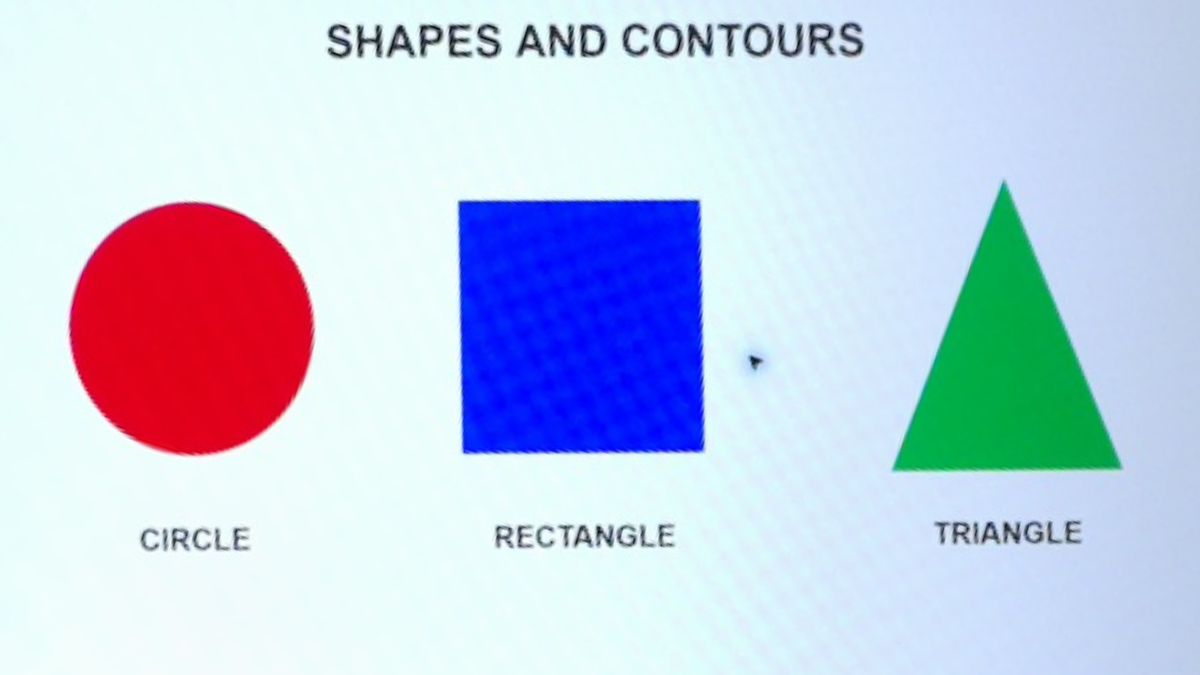
#> input picture 教材/圖檔/shapes-board.png, 1200 x 675 px, found by its file name
$ python '第30課-相機圓形.py'
#> lines starting #> are read from the running program, lines starting #| are printed output that depends on the picture; after the words box and inside, x2 and y2 are one past the last pixel; in counts of white or black regions, pixels touching at a corner belong together
import cv2
import numpy as np

# shapes-board.png 由第 29 課的相機範例產生，是經透視校正的相機影像。
image = cv2.imread('shapes-board.png')
#> image is the input picture: shape (675, 1200, 3); mean B, G, R 227.2, 204.7, 194.1
if image is None:
    raise RuntimeError('找不到 shapes-board.png，請先執行第 29 課相機輪廓範例')
gray = cv2.cvtColor(image, cv2.COLOR_BGR2GRAY)
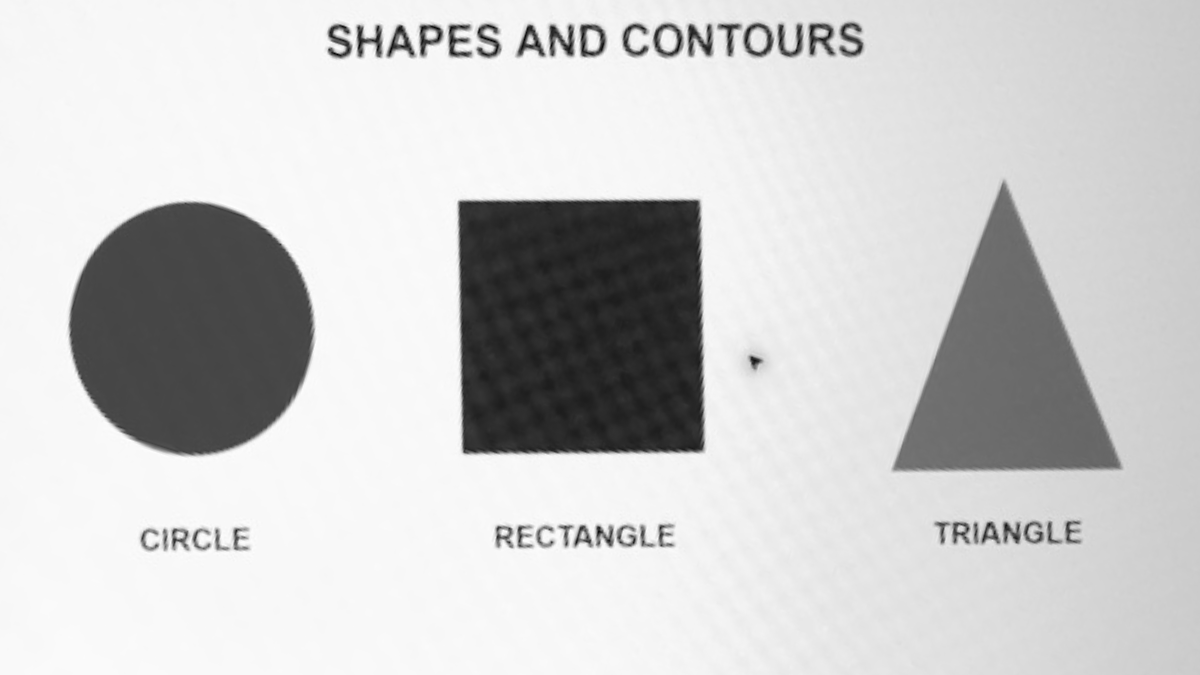
#> gray: shape (675, 1200); min 2, max 254, mean 204
blurred = cv2.GaussianBlur(gray, (9, 9), 2)
circles = cv2.HoughCircles(blurred, cv2.HOUGH_GRADIENT, dp=1, minDist=150,
                           param1=100, param2=35, minRadius=80, maxRadius=160)
#> circles = [[185.5, 329.5, 127.9]]
result = image.copy()
found = [] if circles is None else np.round(circles[0]).astype(int).tolist()
#> found = [[186, 330, 128]]
for x, y, radius in found:
    cv2.circle(result, (x, y), radius, (0, 255, 0), 4)
    cv2.circle(result, (x, y), 4, (0, 255, 0), -1)
#> this loop made 1 pass
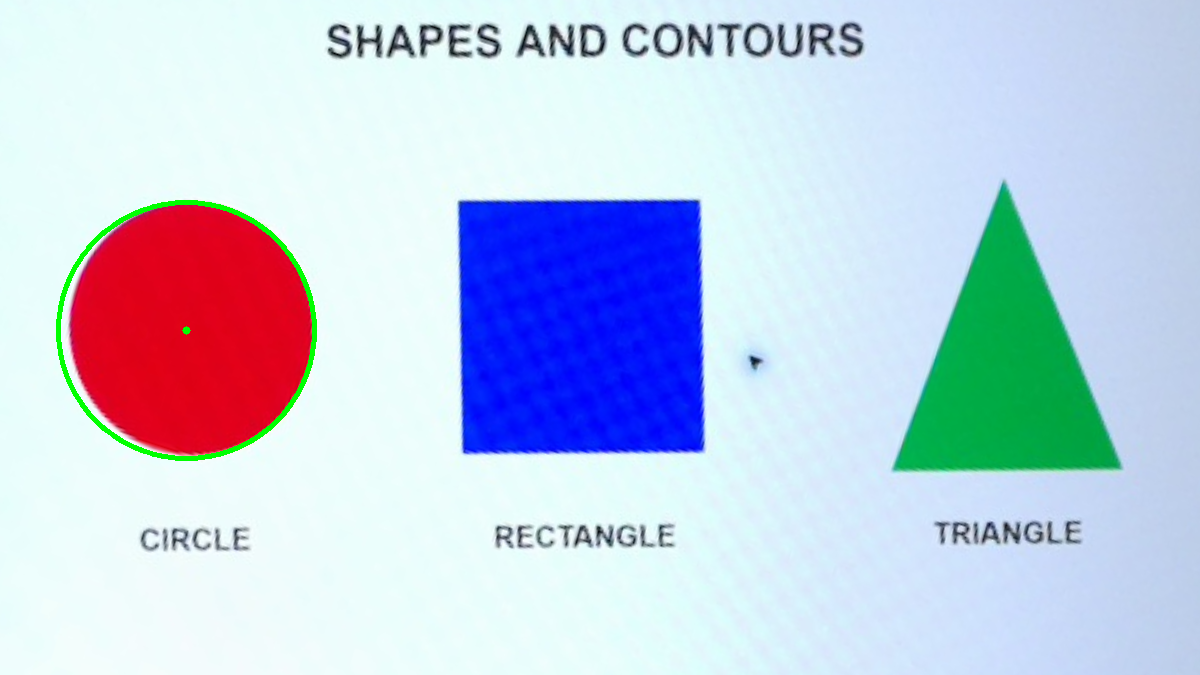
#> result: shape (675, 1200, 3); 0.5% of pixels changed, all inside (x1, y1, x2, y2) = (56, 200, 317, 461)
if not cv2.imwrite('shapes-circles.png', result):
    raise RuntimeError('無法儲存影像')
print('input shape:', image.shape)
#| input shape: (675, 1200, 3)
print('circles found:', len(found))
#| circles found: 1
print('circles (x, y, radius):', found)
#| circles (x, y, radius): [[186, 330, 128]]
print('saved: shapes-circles.png')

$ run again, with 教材/圖檔/cvzone-camera-thonny.png copied over 教材/圖檔/shapes-board.png
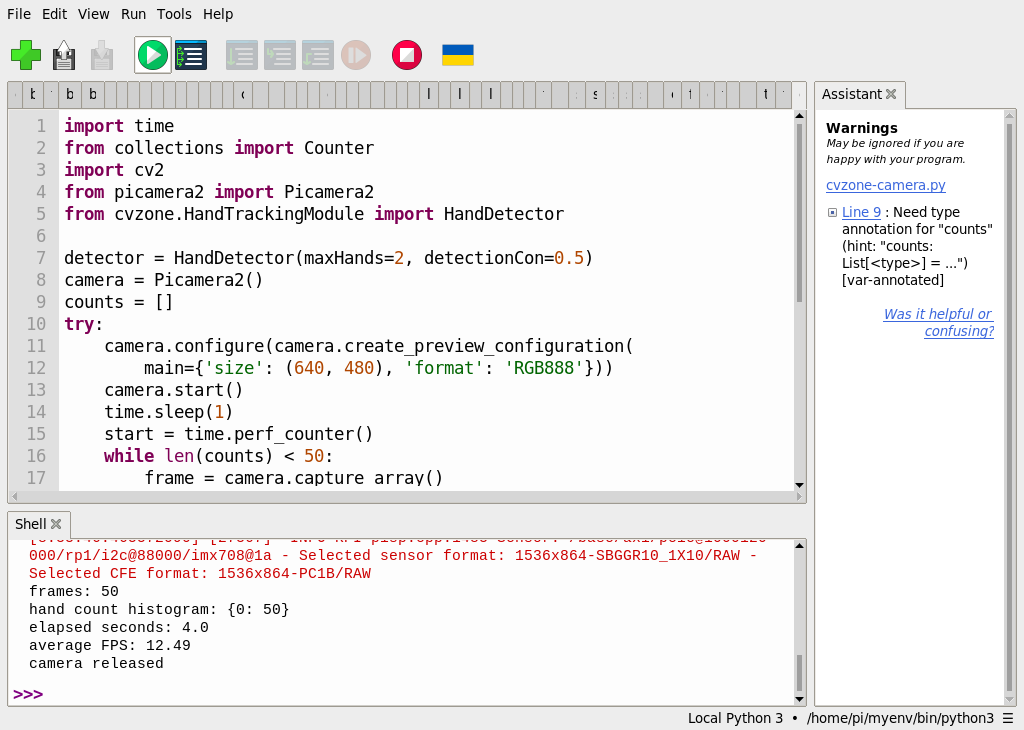
#> input picture 教材/圖檔/cvzone-camera-thonny.png, 1024 x 730 px, found by its file name
#> image is the input picture: shape (730, 1024, 3); mean B, G, R 236.4, 236.4, 237.5
#> `gray = cv2.cvtColor(image, cv2.COLOR_BGR2GRAY)`:
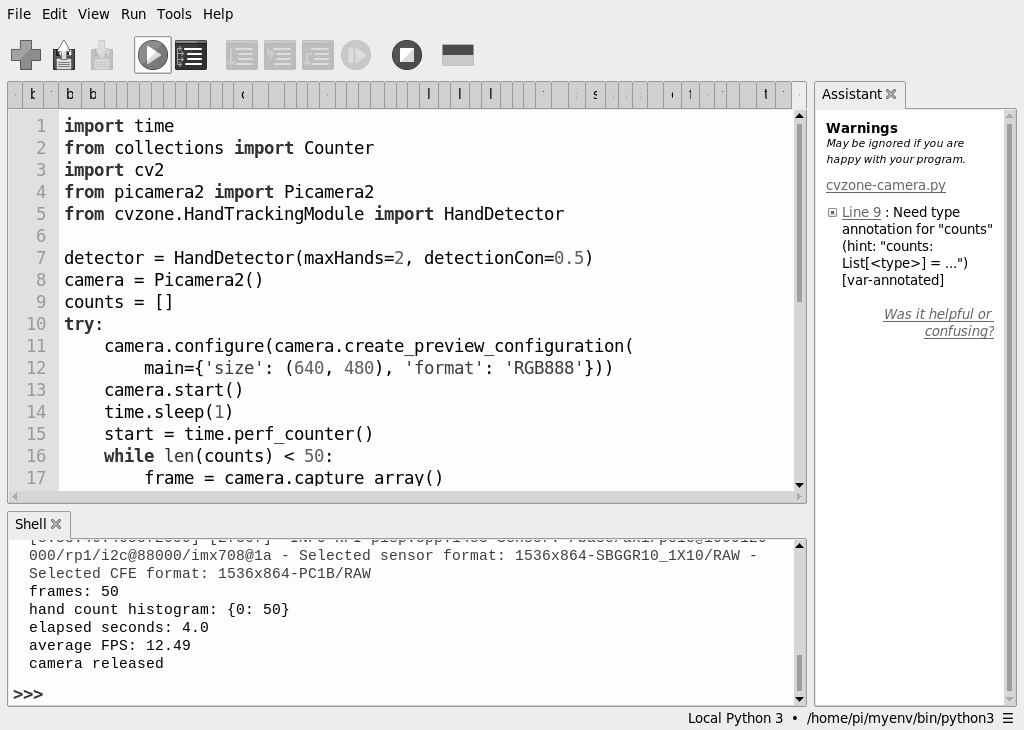
#> gray: shape (730, 1024); min 0, max 255, mean 236.7
#> `blurred = cv2.GaussianBlur(gray, (9, 9), 2)`:
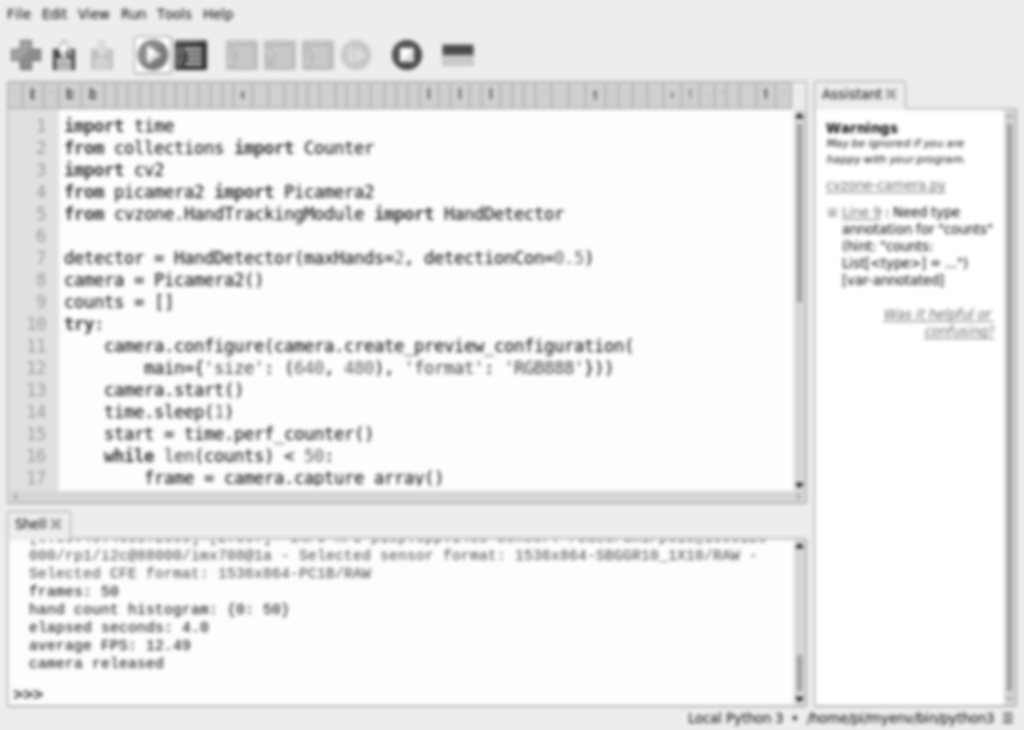
#> blurred: shape (730, 1024); min 60, max 255, mean 236.7
#> circles = None
#> found = []
#| input shape: (730, 1024, 3)
#| circles found: 0
#| circles (x, y, radius): []

$ run again, with 教材/圖檔/east-box-ocr-bottom.png copied over 教材/圖檔/shapes-board.png
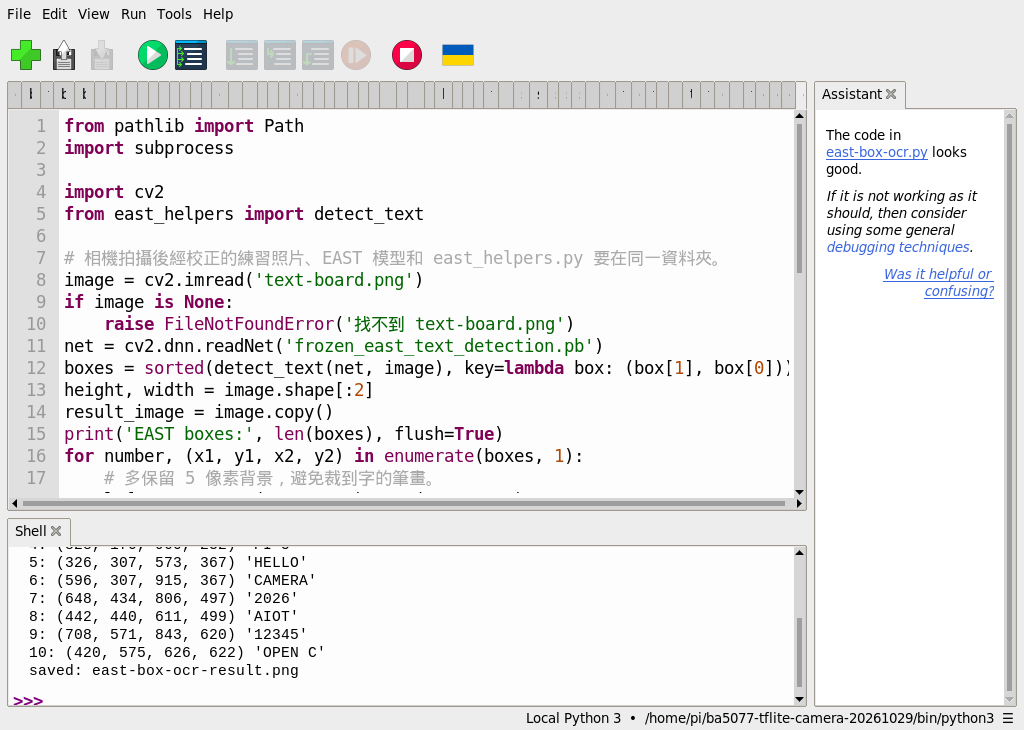
#> input picture 教材/圖檔/east-box-ocr-bottom.png, 1024 x 730 px, found by its file name
#> image is the input picture: shape (730, 1024, 3); mean B, G, R 235.9, 235.8, 236.1
#> `blurred = cv2.GaussianBlur(gray, (9, 9), 2)`:
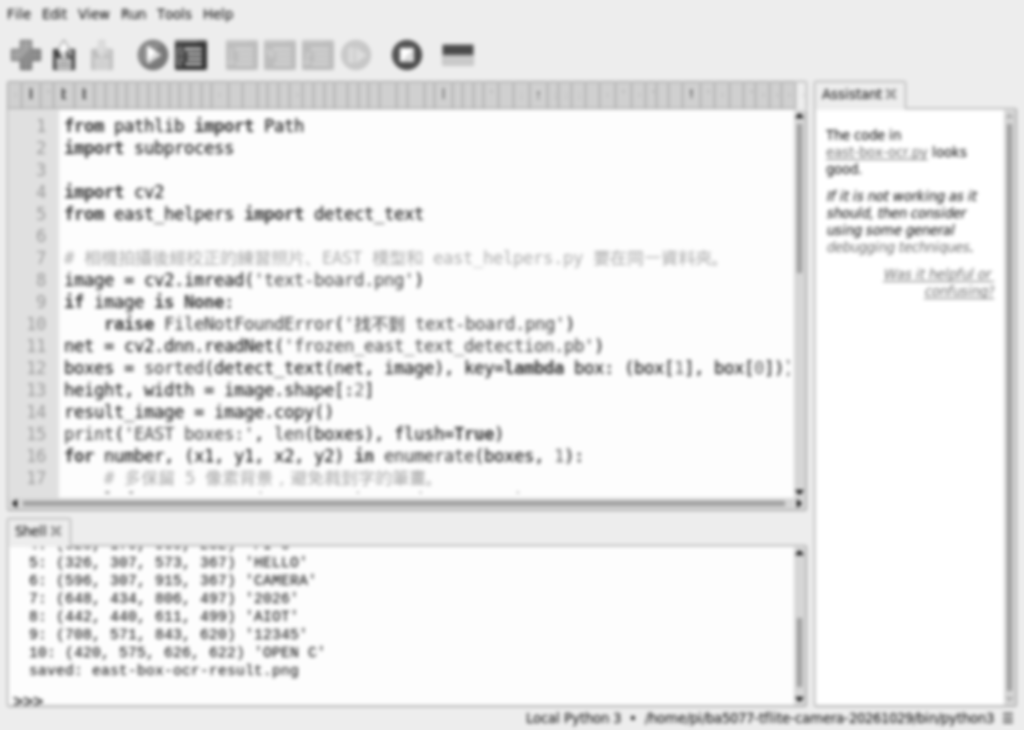
#> blurred: shape (730, 1024); min 60, max 255, mean 235.9
#> circles = [[213.5, 428.5, 153.9], [232.5, 271.5, 124.2]]
#> found = [[214, 428, 154], [232, 272, 124]]
#> the loop `for x, y, radius in found:` made 2 passes
#> after the loop `for x, y, radius in found:`:
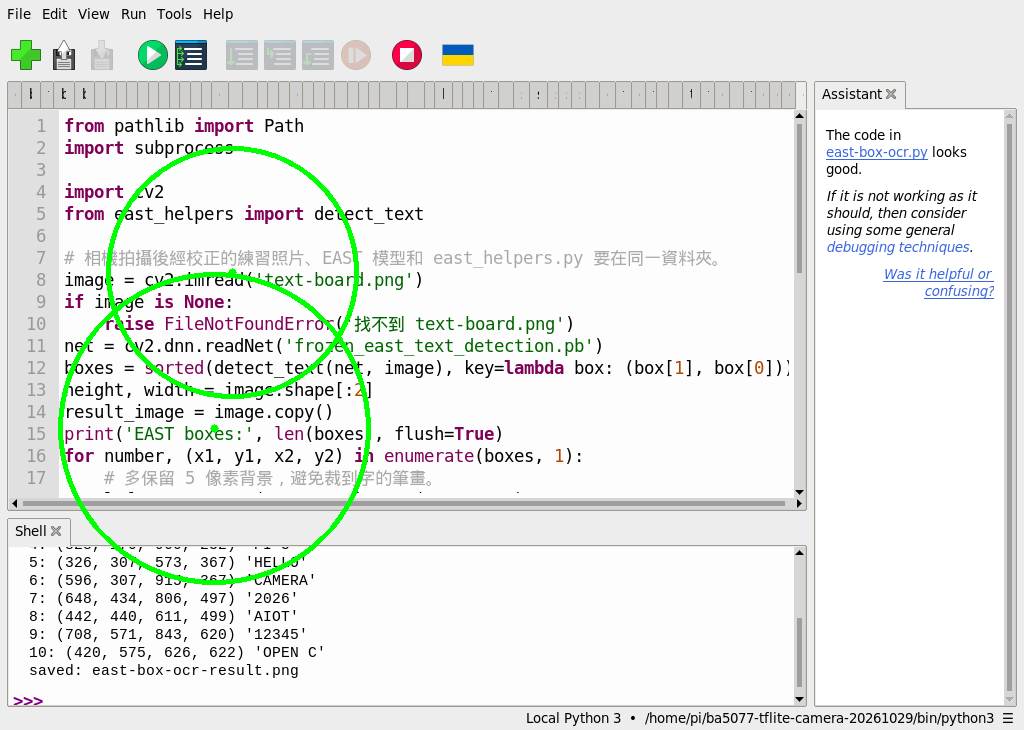
#> result: shape (730, 1024, 3); 1.16% of pixels changed, all inside (x1, y1, x2, y2) = (58, 146, 371, 585)
#| input shape: (730, 1024, 3)
#| circles found: 2
#| circles (x, y, radius): [[214, 428, 154], [232, 272, 124]]
